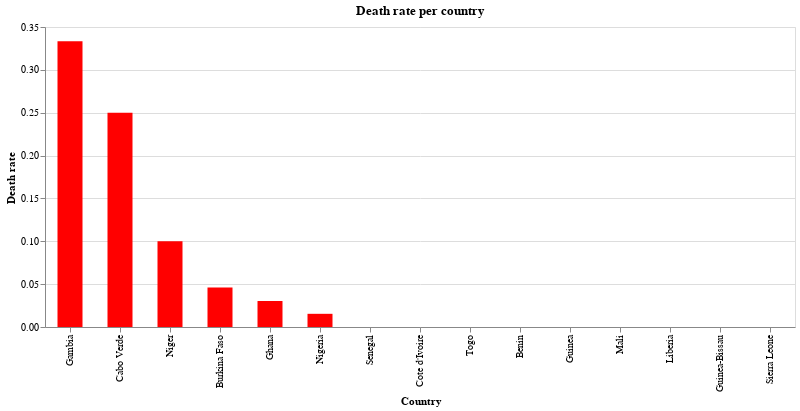

The cell this chart's notebook holds for it:
### Code cell
source = covid_ana_sort

alt.Chart(source).mark_bar(size = 25).encode(x = alt.X('Country', sort='-y'), y = 'Death rate', color = alt.value('red'),).properties(width = alt.Step(50), height = 300, title = 'Death rate per country').interactive()

### Figure 1 — Vega-Lite specification as saved in the notebook (floating-point values rounded to 4 significant figures)
{"config": {"view": {"continuousWidth": 400, "continuousHeight": 300}}, "data": {"name": "data-d26e9e56a1cdbc479ba4e3a7d03e0acb"}, "mark": {"type": "bar", "size": 25}, "encoding": {"color": {"value": "red"}, "x": {"type": "nominal", "field": "Country", "sort": "-y"}, "y": {"type": "quantitative", "field": "Death rate"}}, "height": 300, "title": "Death rate per country", "width": {"step": 50}, "$schema": "https://vega.github.io/schema/vega-lite/v4.0.2.json", "datasets": {"data-d26e9e56a1cdbc479ba4e3a7d03e0acb": [{"Country": "Burkina Faso", "Lat": 12.24, "Long": -1.562, "Date": "2020-03-26T00:00:00", "Confirmed_cases": 152.0, "Dead": 7.0, "Recovered": 10.0, "Death rate": 0.04605, "Recovered rate": 0.06579}, {"Country": "Ghana", "Lat": 7.947, "Long": -1.023, "Date": "2020-03-26T00:00:00", "Confirmed_cases": 132.0, "Dead": 4.0, "Recovered": 1.0, "Death rate": 0.0303, "Recovered rate": 0.007576}, {"Country": "Senegal", "Lat": 14.5, "Long": -14.45, "Date": "2020-03-26T00:00:00", "Confirmed_cases": 105.0, "Dead": 0.0, "Recovered": 9.0, "Death rate": 0.0, "Recovered rate": 0.08571}, {"Country": "Cote d'Ivoire", "Lat": 7.54, "Long": -5.547, "Date": "2020-03-26T00:00:00", "Confirmed_cases": 96.0, "Dead": 0.0, "Recovered": 3.0, "Death rate": 0.0, "Recovered rate": 0.03125}, {"Country": "Nigeria", "Lat": 9.082, "Long": 8.675, "Date": "2020-03-26T00:00:00", "Confirmed_cases": 65.0, "Dead": 1.0, "Recovered": 2.0, "Death rate": 0.01538, "Recovered rate": 0.03077}, {"Country": "Togo", "Lat": 8.62, "Long": 0.8248, "Date": "2020-03-26T00:00:00", "Confirmed_cases": 23.0, "Dead": 0.0, "Recovered": 1.0, "Death rate": 0.0, "Recovered rate": 0.04348}, {"Country": "Niger", "Lat": 17.61, "Long": 8.082, "Date": "2020-03-26T00:00:00", "Confirmed_cases": 10.0, "Dead": 1.0, "Recovered": 0.0, "Death rate": 0.1, "Recovered rate": 0.0}, {"Country": "Benin", "Lat": 9.308, "Long": 2.316, "Date": "2020-03-26T00:00:00", "Confirmed_cases": 6.0, "Dead": 0.0, "Recovered": 0.0, "Death rate": 0.0, "Recovered rate": 0.0}, {"Country": "Cabo Verde", "Lat": 16.54, "Long": -23.04, "Date": "2020-03-26T00:00:00", "Confirmed_cases": 4.0, "Dead": 1.0, "Recovered": 0.0, "Death rate": 0.25, "Recovered rate": 0.0}, {"Country": "Guinea", "Lat": 9.946, "Long": -9.697, "Date": "2020-03-26T00:00:00", "Confirmed_cases": 4.0, "Dead": 0.0, "Recovered": 0.0, "Death rate": 0.0, "Recovered rate": 0.0}, {"Country": "Mali", "Lat": 17.57, "Long": -3.996, "Date": "2020-03-26T00:00:00", "Confirmed_cases": 4.0, "Dead": 0.0, "Recovered": 0.0, "Death rate": 0.0, "Recovered rate": 0.0}, {"Country": "Gambia", "Lat": 13.44, "Long": -15.31, "Date": "2020-03-26T00:00:00", "Confirmed_cases": 3.0, "Dead": 1.0, "Recovered": 0.0, "Death rate": 0.3333, "Recovered rate": 0.0}, {"Country": "Liberia", "Lat": 6.428, "Long": -9.43, "Date": "2020-03-26T00:00:00", "Confirmed_cases": 3.0, "Dead": 0.0, "Recovered": 0.0, "Death rate": 0.0, "Recovered rate": 0.0}, {"Country": "Guinea-Bissau", "Lat": 11.8, "Long": -15.18, "Date": "2020-03-26T00:00:00", "Confirmed_cases": 2.0, "Dead": 0.0, "Recovered": 0.0, "Death rate": 0.0, "Recovered rate": 0.0}, {"Country": "Sierra Leone", "Lat": 8.461, "Long": -11.78, "Date": "2020-03-26T00:00:00", "Confirmed_cases": 0.0, "Dead": 0.0, "Recovered": 0.0, "Death rate": null, "Recovered rate": null}]}}
